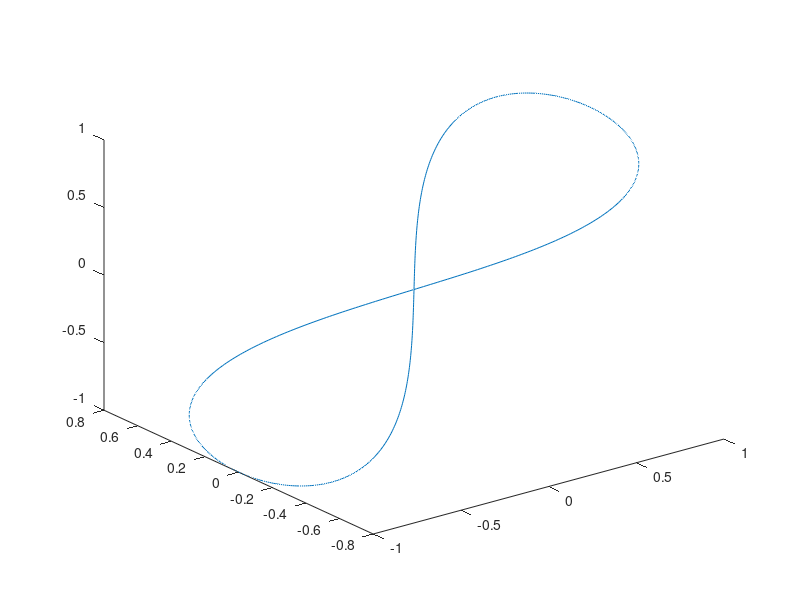

Write MATLAB code to recreate this figure.
clc;
clear all;
i=1;
for t=0:0.01:2*pi
    x=cos(t);
    y=sin(t)*cos(t);
    z=cos(t);
    eight_path(i,:)=[x y z];
    i=i+1;
end
plot3(eight_path(:,1),eight_path(:,2),eight_path(:,3))